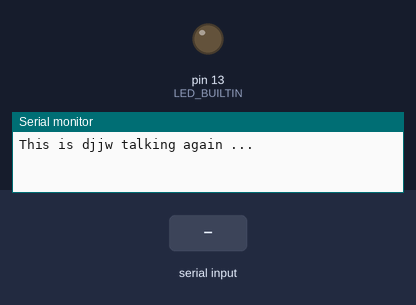
The sketch below on a simulated Arduino Uno, built with avr-gcc and run on an emulated ATmega328P. On the bench: output pins drawn as LEDs (lit = HIGH), the last lines printed to the serial monitor. Dashed ring = blinking. The inputs (shaded band) are chosen by the test bench.

Above: at 1.2 s.
1.3 s: "90,45\n" received over Serial
At 1.4 s:
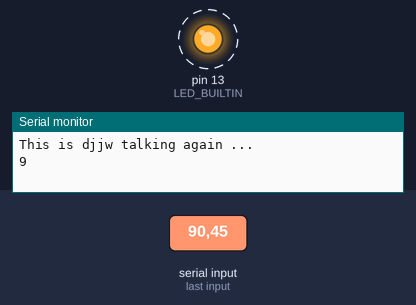
Timing chart, 0 to 9.8 s (numbered marks = the images above; inputs shaded):
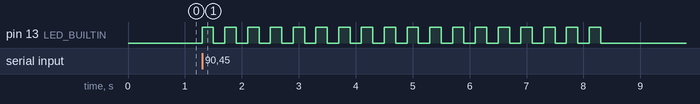

The sketch:

sketch_djjw_1.ino
```cpp
int rxChar;

void setup() {
  // put your setup code here, to run once:
  pinMode(LED_BUILTIN, OUTPUT);
  Serial.begin(9600);
  Serial.print("This is djjw talking again ...\r\n");

}

void loop() {
  // put your main code here, to run repeatedly:
//  digitalWrite(LED_BUILTIN, HIGH);
//  delay(200);
//  digitalWrite(LED_BUILTIN, LOW);
//  delay(800);

  if(Serial.available())
  {
    rxChar = Serial.read();
    Serial.write(rxChar);
    if(isDigit(rxChar))
    {
      for(int i = 0; i < (rxChar - '0'); i++)
      {
        digitalWrite(LED_BUILTIN, HIGH);
        delay(200);
        digitalWrite(LED_BUILTIN, LOW);
        delay(200);
      }
    }
  }


}
```

Measured:
- after the input at 1.3 s, pin 13 (LED_BUILTIN): alternates HIGH for 0.20 s and LOW for 0.20 s, 36 changes in all, then stays LOW, starting at once
